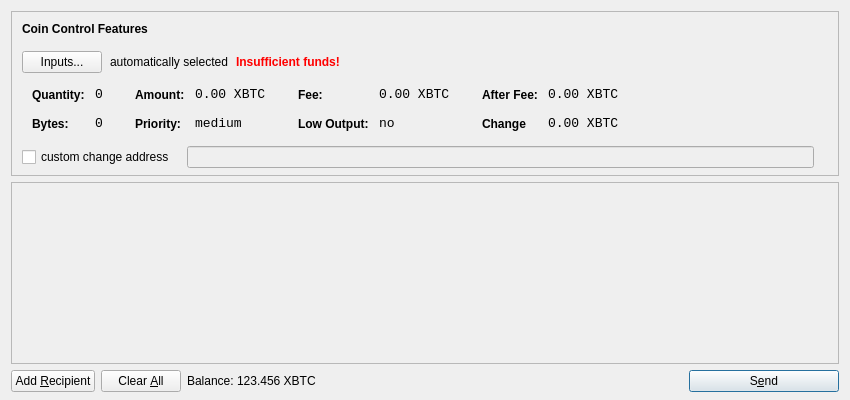
<?xml version="1.0" encoding="UTF-8"?>
<ui version="4.0">
 <class>SendCoinsDialog</class>
 <widget class="QDialog" name="SendCoinsDialog">
  <property name="geometry">
   <rect>
    <x>0</x>
    <y>0</y>
    <width>850</width>
    <height>400</height>
   </rect>
  </property>
  <property name="windowTitle">
   <string>Send Coins</string>
  </property>
  <layout class="QVBoxLayout" name="verticalLayout" stretch="0,1,0">
   <property name="bottomMargin">
    <number>8</number>
   </property>
   <item>
    <widget class="QFrame" name="frameCoinControl">
     <property name="sizePolicy">
      <sizepolicy hsizetype="Expanding" vsizetype="Expanding">
       <horstretch>0</horstretch>
       <verstretch>0</verstretch>
      </sizepolicy>
     </property>
     <property name="maximumSize">
      <size>
       <width>16777215</width>
       <height>16777215</height>
      </size>
     </property>
     <property name="frameShape">
      <enum>QFrame::StyledPanel</enum>
     </property>
     <property name="frameShadow">
      <enum>QFrame::Sunken</enum>
     </property>
     <layout class="QVBoxLayout" name="verticalLayoutCoinControl2">
      <property name="spacing">
       <number>-1</number>
      </property>
      <property name="leftMargin">
       <number>0</number>
      </property>
      <property name="topMargin">
       <number>0</number>
      </property>
      <property name="rightMargin">
       <number>0</number>
      </property>
      <property name="bottomMargin">
       <number>6</number>
      </property>
      <item>
       <layout class="QVBoxLayout" name="verticalLayoutCoinControl" stretch="0,0,0,0,1">
        <property name="spacing">
         <number>0</number>
        </property>
        <property name="leftMargin">
         <number>10</number>
        </property>
        <property name="topMargin">
         <number>10</number>
        </property>
        <item>
         <layout class="QHBoxLayout" name="horizontalLayoutCoinControl1">
          <property name="bottomMargin">
           <number>15</number>
          </property>
          <item>
           <widget class="QLabel" name="labelCoinControlFeatures">
            <property name="sizePolicy">
             <sizepolicy hsizetype="Preferred" vsizetype="Maximum">
              <horstretch>0</horstretch>
              <verstretch>0</verstretch>
             </sizepolicy>
            </property>
            <property name="font">
             <font>
              <weight>75</weight>
              <bold>true</bold>
             </font>
            </property>
            <property name="styleSheet">
             <string notr="true">font-weight:bold;</string>
            </property>
            <property name="text">
             <string>Coin Control Features</string>
            </property>
           </widget>
          </item>
         </layout>
        </item>
        <item>
         <layout class="QHBoxLayout" name="horizontalLayoutCoinControl2" stretch="0,0,0,0">
          <property name="spacing">
           <number>8</number>
          </property>
          <property name="bottomMargin">
           <number>10</number>
          </property>
          <item>
           <widget class="QPushButton" name="pushButtonCoinControl">
            <property name="styleSheet">
             <string notr="true"/>
            </property>
            <property name="text">
             <string>Inputs...</string>
            </property>
           </widget>
          </item>
          <item>
           <widget class="QLabel" name="labelCoinControlAutomaticallySelected">
            <property name="text">
             <string>automatically selected</string>
            </property>
            <property name="margin">
             <number>5</number>
            </property>
           </widget>
          </item>
          <item>
           <widget class="QLabel" name="labelCoinControlInsuffFunds">
            <property name="font">
             <font>
              <weight>75</weight>
              <bold>true</bold>
             </font>
            </property>
            <property name="styleSheet">
             <string notr="true">color:red;font-weight:bold;</string>
            </property>
            <property name="text">
             <string>Insufficient funds!</string>
            </property>
            <property name="margin">
             <number>5</number>
            </property>
           </widget>
          </item>
          <item>
           <spacer name="horizontalSpacerCoinControl">
            <property name="orientation">
             <enum>Qt::Horizontal</enum>
            </property>
            <property name="sizeHint" stdset="0">
             <size>
              <width>40</width>
              <height>1</height>
             </size>
            </property>
           </spacer>
          </item>
         </layout>
        </item>
        <item>
         <widget class="QWidget" name="widgetCoinControl" native="true">
          <property name="sizePolicy">
           <sizepolicy hsizetype="Preferred" vsizetype="Preferred">
            <horstretch>0</horstretch>
            <verstretch>0</verstretch>
           </sizepolicy>
          </property>
          <property name="minimumSize">
           <size>
            <width>0</width>
            <height>0</height>
           </size>
          </property>
          <property name="styleSheet">
           <string notr="true"/>
          </property>
          <layout class="QHBoxLayout" name="horizontalLayoutCoinControl5">
           <property name="margin">
            <number>0</number>
           </property>
           <item>
            <layout class="QHBoxLayout" name="horizontalLayoutCoinControl3" stretch="0,0,0,1">
             <property name="spacing">
              <number>20</number>
             </property>
             <property name="topMargin">
              <number>0</number>
             </property>
             <property name="bottomMargin">
              <number>10</number>
             </property>
             <item>
              <layout class="QFormLayout" name="formLayoutCoinControl1">
               <property name="horizontalSpacing">
                <number>10</number>
               </property>
               <property name="verticalSpacing">
                <number>14</number>
               </property>
               <property name="leftMargin">
                <number>10</number>
               </property>
               <property name="topMargin">
                <number>4</number>
               </property>
               <property name="rightMargin">
                <number>6</number>
               </property>
               <item row="0" column="0">
                <widget class="QLabel" name="labelCoinControlQuantityText">
                 <property name="styleSheet">
                  <string notr="true">font-weight:bold;</string>
                 </property>
                 <property name="text">
                  <string>Quantity:</string>
                 </property>
                 <property name="margin">
                  <number>0</number>
                 </property>
                </widget>
               </item>
               <item row="0" column="1">
                <widget class="QLabel" name="labelCoinControlQuantity">
                 <property name="font">
                  <font>
                   <family>Monospace</family>
                   <pointsize>10</pointsize>
                  </font>
                 </property>
                 <property name="cursor">
                  <cursorShape>IBeamCursor</cursorShape>
                 </property>
                 <property name="contextMenuPolicy">
                  <enum>Qt::ActionsContextMenu</enum>
                 </property>
                 <property name="text">
                  <string>0</string>
                 </property>
                 <property name="margin">
                  <number>0</number>
                 </property>
                 <property name="textInteractionFlags">
                  <set>Qt::LinksAccessibleByMouse|Qt::TextSelectableByKeyboard|Qt::TextSelectableByMouse</set>
                 </property>
                </widget>
               </item>
               <item row="1" column="0">
                <widget class="QLabel" name="labelCoinControlBytesText">
                 <property name="styleSheet">
                  <string notr="true">font-weight:bold;</string>
                 </property>
                 <property name="text">
                  <string>Bytes:</string>
                 </property>
                </widget>
               </item>
               <item row="1" column="1">
                <widget class="QLabel" name="labelCoinControlBytes">
                 <property name="font">
                  <font>
                   <family>Monospace</family>
                   <pointsize>10</pointsize>
                  </font>
                 </property>
                 <property name="cursor">
                  <cursorShape>IBeamCursor</cursorShape>
                 </property>
                 <property name="contextMenuPolicy">
                  <enum>Qt::ActionsContextMenu</enum>
                 </property>
                 <property name="text">
                  <string>0</string>
                 </property>
                 <property name="textInteractionFlags">
                  <set>Qt::LinksAccessibleByMouse|Qt::TextSelectableByKeyboard|Qt::TextSelectableByMouse</set>
                 </property>
                </widget>
               </item>
              </layout>
             </item>
             <item>
              <layout class="QFormLayout" name="formLayoutCoinControl2">
               <property name="horizontalSpacing">
                <number>10</number>
               </property>
               <property name="verticalSpacing">
                <number>14</number>
               </property>
               <property name="leftMargin">
                <number>6</number>
               </property>
               <property name="topMargin">
                <number>4</number>
               </property>
               <property name="rightMargin">
                <number>6</number>
               </property>
               <item row="0" column="0">
                <widget class="QLabel" name="labelCoinControlAmountText">
                 <property name="styleSheet">
                  <string notr="true">font-weight:bold;</string>
                 </property>
                 <property name="text">
                  <string>Amount:</string>
                 </property>
                 <property name="margin">
                  <number>0</number>
                 </property>
                </widget>
               </item>
               <item row="0" column="1">
                <widget class="QLabel" name="labelCoinControlAmount">
                 <property name="font">
                  <font>
                   <family>Monospace</family>
                   <pointsize>10</pointsize>
                  </font>
                 </property>
                 <property name="cursor">
                  <cursorShape>IBeamCursor</cursorShape>
                 </property>
                 <property name="contextMenuPolicy">
                  <enum>Qt::ActionsContextMenu</enum>
                 </property>
                 <property name="text">
                  <string>0.00 XBTC</string>
                 </property>
                 <property name="textInteractionFlags">
                  <set>Qt::LinksAccessibleByMouse|Qt::TextSelectableByKeyboard|Qt::TextSelectableByMouse</set>
                 </property>
                </widget>
               </item>
               <item row="1" column="0">
                <widget class="QLabel" name="labelCoinControlPriorityText">
                 <property name="styleSheet">
                  <string notr="true">font-weight:bold;</string>
                 </property>
                 <property name="text">
                  <string>Priority:</string>
                 </property>
                </widget>
               </item>
               <item row="1" column="1">
                <widget class="QLabel" name="labelCoinControlPriority">
                 <property name="font">
                  <font>
                   <family>Monospace</family>
                   <pointsize>10</pointsize>
                  </font>
                 </property>
                 <property name="cursor">
                  <cursorShape>IBeamCursor</cursorShape>
                 </property>
                 <property name="contextMenuPolicy">
                  <enum>Qt::ActionsContextMenu</enum>
                 </property>
                 <property name="text">
                  <string>medium</string>
                 </property>
                 <property name="textInteractionFlags">
                  <set>Qt::LinksAccessibleByMouse|Qt::TextSelectableByKeyboard|Qt::TextSelectableByMouse</set>
                 </property>
                </widget>
               </item>
              </layout>
             </item>
             <item>
              <layout class="QFormLayout" name="formLayoutCoinControl3">
               <property name="horizontalSpacing">
                <number>10</number>
               </property>
               <property name="verticalSpacing">
                <number>14</number>
               </property>
               <property name="leftMargin">
                <number>6</number>
               </property>
               <property name="topMargin">
                <number>4</number>
               </property>
               <property name="rightMargin">
                <number>6</number>
               </property>
               <item row="0" column="0">
                <widget class="QLabel" name="labelCoinControlFeeText">
                 <property name="styleSheet">
                  <string notr="true">font-weight:bold;</string>
                 </property>
                 <property name="text">
                  <string>Fee:</string>
                 </property>
                 <property name="margin">
                  <number>0</number>
                 </property>
                </widget>
               </item>
               <item row="0" column="1">
                <widget class="QLabel" name="labelCoinControlFee">
                 <property name="font">
                  <font>
                   <family>Monospace</family>
                   <pointsize>10</pointsize>
                  </font>
                 </property>
                 <property name="cursor">
                  <cursorShape>IBeamCursor</cursorShape>
                 </property>
                 <property name="contextMenuPolicy">
                  <enum>Qt::ActionsContextMenu</enum>
                 </property>
                 <property name="text">
                  <string>0.00 XBTC</string>
                 </property>
                 <property name="textInteractionFlags">
                  <set>Qt::LinksAccessibleByMouse|Qt::TextSelectableByKeyboard|Qt::TextSelectableByMouse</set>
                 </property>
                </widget>
               </item>
               <item row="1" column="0">
                <widget class="QLabel" name="labelCoinControlLowOutputText">
                 <property name="styleSheet">
                  <string notr="true">font-weight:bold;</string>
                 </property>
                 <property name="text">
                  <string>Low Output:</string>
                 </property>
                </widget>
               </item>
               <item row="1" column="1">
                <widget class="QLabel" name="labelCoinControlLowOutput">
                 <property name="font">
                  <font>
                   <family>Monospace</family>
                   <pointsize>10</pointsize>
                  </font>
                 </property>
                 <property name="cursor">
                  <cursorShape>IBeamCursor</cursorShape>
                 </property>
                 <property name="contextMenuPolicy">
                  <enum>Qt::ActionsContextMenu</enum>
                 </property>
                 <property name="text">
                  <string>no</string>
                 </property>
                 <property name="textInteractionFlags">
                  <set>Qt::LinksAccessibleByMouse|Qt::TextSelectableByKeyboard|Qt::TextSelectableByMouse</set>
                 </property>
                </widget>
               </item>
              </layout>
             </item>
             <item>
              <layout class="QFormLayout" name="formLayoutCoinControl4">
               <property name="horizontalSpacing">
                <number>10</number>
               </property>
               <property name="verticalSpacing">
                <number>14</number>
               </property>
               <property name="leftMargin">
                <number>6</number>
               </property>
               <property name="topMargin">
                <number>4</number>
               </property>
               <property name="rightMargin">
                <number>6</number>
               </property>
               <item row="0" column="0">
                <widget class="QLabel" name="labelCoinControlAfterFeeText">
                 <property name="styleSheet">
                  <string notr="true">font-weight:bold;</string>
                 </property>
                 <property name="text">
                  <string>After Fee:</string>
                 </property>
                 <property name="margin">
                  <number>0</number>
                 </property>
                </widget>
               </item>
               <item row="0" column="1">
                <widget class="QLabel" name="labelCoinControlAfterFee">
                 <property name="font">
                  <font>
                   <family>Monospace</family>
                   <pointsize>10</pointsize>
                  </font>
                 </property>
                 <property name="cursor">
                  <cursorShape>IBeamCursor</cursorShape>
                 </property>
                 <property name="contextMenuPolicy">
                  <enum>Qt::ActionsContextMenu</enum>
                 </property>
                 <property name="text">
                  <string>0.00 XBTC</string>
                 </property>
                 <property name="textInteractionFlags">
                  <set>Qt::LinksAccessibleByMouse|Qt::TextSelectableByKeyboard|Qt::TextSelectableByMouse</set>
                 </property>
                </widget>
               </item>
               <item row="1" column="0">
                <widget class="QLabel" name="labelCoinControlChangeText">
                 <property name="styleSheet">
                  <string notr="true">font-weight:bold;</string>
                 </property>
                 <property name="text">
                  <string>Change</string>
                 </property>
                </widget>
               </item>
               <item row="1" column="1">
                <widget class="QLabel" name="labelCoinControlChange">
                 <property name="font">
                  <font>
                   <family>Monospace</family>
                   <pointsize>10</pointsize>
                  </font>
                 </property>
                 <property name="cursor">
                  <cursorShape>IBeamCursor</cursorShape>
                 </property>
                 <property name="contextMenuPolicy">
                  <enum>Qt::ActionsContextMenu</enum>
                 </property>
                 <property name="text">
                  <string>0.00 XBTC</string>
                 </property>
                 <property name="textInteractionFlags">
                  <set>Qt::LinksAccessibleByMouse|Qt::TextSelectableByKeyboard|Qt::TextSelectableByMouse</set>
                 </property>
                </widget>
               </item>
              </layout>
             </item>
            </layout>
           </item>
          </layout>
         </widget>
        </item>
        <item>
         <layout class="QHBoxLayout" name="horizontalLayoutCoinControl4" stretch="0,0,0">
          <property name="spacing">
           <number>12</number>
          </property>
          <property name="sizeConstraint">
           <enum>QLayout::SetDefaultConstraint</enum>
          </property>
          <property name="topMargin">
           <number>5</number>
          </property>
          <property name="rightMargin">
           <number>5</number>
          </property>
          <item>
           <widget class="QCheckBox" name="checkBoxCoinControlChange">
            <property name="text">
             <string>custom change address</string>
            </property>
           </widget>
          </item>
          <item>
           <widget class="QLineEdit" name="lineEditCoinControlChange">
            <property name="enabled">
             <bool>false</bool>
            </property>
            <property name="sizePolicy">
             <sizepolicy hsizetype="Expanding" vsizetype="Fixed">
              <horstretch>0</horstretch>
              <verstretch>0</verstretch>
             </sizepolicy>
            </property>
           </widget>
          </item>
          <item>
           <widget class="QLabel" name="labelCoinControlChangeLabel">
            <property name="sizePolicy">
             <sizepolicy hsizetype="Preferred" vsizetype="Expanding">
              <horstretch>0</horstretch>
              <verstretch>0</verstretch>
             </sizepolicy>
            </property>
            <property name="minimumSize">
             <size>
              <width>0</width>
              <height>0</height>
             </size>
            </property>
            <property name="text">
             <string/>
            </property>
            <property name="margin">
             <number>3</number>
            </property>
           </widget>
          </item>
         </layout>
        </item>
        <item>
         <spacer name="verticalSpacerCoinControl">
          <property name="orientation">
           <enum>Qt::Vertical</enum>
          </property>
          <property name="sizeHint" stdset="0">
           <size>
            <width>800</width>
            <height>1</height>
           </size>
          </property>
         </spacer>
        </item>
       </layout>
      </item>
     </layout>
    </widget>
   </item>
   <item>
    <widget class="QScrollArea" name="scrollArea">
     <property name="widgetResizable">
      <bool>true</bool>
     </property>
     <widget class="QWidget" name="scrollAreaWidgetContents">
      <property name="geometry">
       <rect>
        <x>0</x>
        <y>0</y>
        <width>830</width>
        <height>165</height>
       </rect>
      </property>
      <layout class="QVBoxLayout" name="verticalLayout_2">
       <property name="margin">
        <number>0</number>
       </property>
       <item>
        <layout class="QVBoxLayout" name="entries">
         <property name="spacing">
          <number>6</number>
         </property>
        </layout>
       </item>
       <item>
        <spacer name="verticalSpacer">
         <property name="orientation">
          <enum>Qt::Vertical</enum>
         </property>
         <property name="sizeHint" stdset="0">
          <size>
           <width>20</width>
           <height>40</height>
          </size>
         </property>
        </spacer>
       </item>
      </layout>
     </widget>
    </widget>
   </item>
   <item>
    <layout class="QHBoxLayout" name="horizontalLayout">
     <item>
      <widget class="QPushButton" name="addButton">
       <property name="toolTip">
        <string>Send to multiple recipients at once</string>
       </property>
       <property name="text">
        <string>Add &amp;Recipient</string>
       </property>
       <property name="icon">
        <iconset resource="../bitcoin.qrc">
         <normaloff>:/icons/add</normaloff>:/icons/add</iconset>
       </property>
       <property name="autoDefault">
        <bool>false</bool>
       </property>
      </widget>
     </item>
     <item>
      <widget class="QPushButton" name="clearButton">
       <property name="sizePolicy">
        <sizepolicy hsizetype="Minimum" vsizetype="Fixed">
         <horstretch>0</horstretch>
         <verstretch>0</verstretch>
        </sizepolicy>
       </property>
       <property name="toolTip">
        <string>Remove all transaction fields</string>
       </property>
       <property name="text">
        <string>Clear &amp;All</string>
       </property>
       <property name="icon">
        <iconset resource="../bitcoin.qrc">
         <normaloff>:/icons/remove</normaloff>:/icons/remove</iconset>
       </property>
       <property name="autoRepeatDelay">
        <number>300</number>
       </property>
       <property name="autoDefault">
        <bool>false</bool>
       </property>
      </widget>
     </item>
     <item>
      <layout class="QHBoxLayout" name="horizontalLayout_2">
       <property name="spacing">
        <number>3</number>
       </property>
       <item>
        <widget class="QLabel" name="label">
         <property name="sizePolicy">
          <sizepolicy hsizetype="Preferred" vsizetype="Fixed">
           <horstretch>0</horstretch>
           <verstretch>0</verstretch>
          </sizepolicy>
         </property>
         <property name="text">
          <string>Balance:</string>
         </property>
        </widget>
       </item>
       <item>
        <widget class="QLabel" name="labelBalance">
         <property name="sizePolicy">
          <sizepolicy hsizetype="Preferred" vsizetype="Fixed">
           <horstretch>0</horstretch>
           <verstretch>0</verstretch>
          </sizepolicy>
         </property>
         <property name="cursor">
          <cursorShape>IBeamCursor</cursorShape>
         </property>
         <property name="text">
          <string>123.456 XBTC</string>
         </property>
         <property name="textInteractionFlags">
          <set>Qt::LinksAccessibleByMouse|Qt::TextSelectableByKeyboard|Qt::TextSelectableByMouse</set>
         </property>
        </widget>
       </item>
      </layout>
     </item>
     <item>
      <spacer name="horizontalSpacer">
       <property name="orientation">
        <enum>Qt::Horizontal</enum>
       </property>
       <property name="sizeHint" stdset="0">
        <size>
         <width>40</width>
         <height>20</height>
        </size>
       </property>
      </spacer>
     </item>
     <item>
      <widget class="QPushButton" name="sendButton">
       <property name="minimumSize">
        <size>
         <width>150</width>
         <height>0</height>
        </size>
       </property>
       <property name="toolTip">
        <string>Confirm the send action</string>
       </property>
       <property name="text">
        <string>S&amp;end</string>
       </property>
       <property name="icon">
        <iconset resource="../bitcoin.qrc">
         <normaloff>:/icons/send</normaloff>:/icons/send</iconset>
       </property>
       <property name="default">
        <bool>true</bool>
       </property>
      </widget>
     </item>
    </layout>
   </item>
  </layout>
 </widget>
 <resources>
  <include location="../bitcoin.qrc"/>
 </resources>
 <connections/>
</ui>
